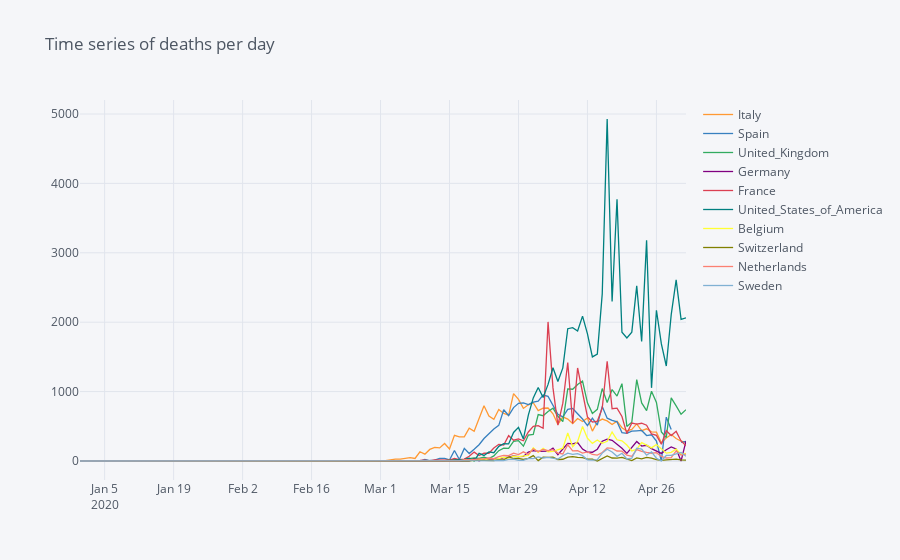

Notebook cell for this chart:
### Code cell
# time series per day
covid_deaths.iplot(title = 'Time series of deaths per day')
